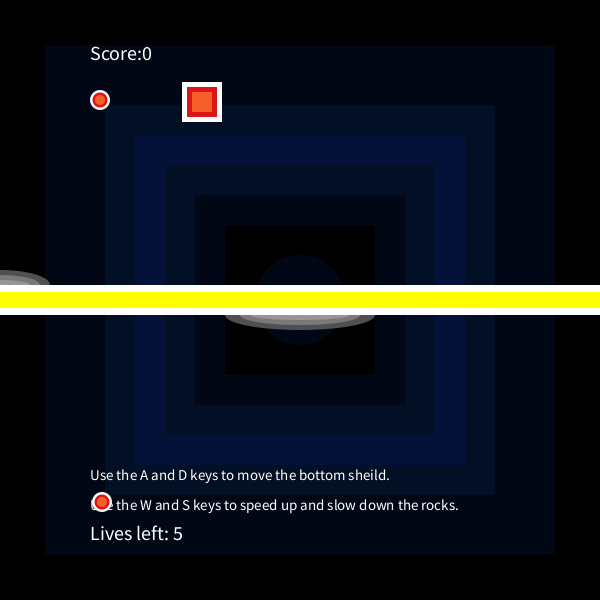
Frame 1 (no input)
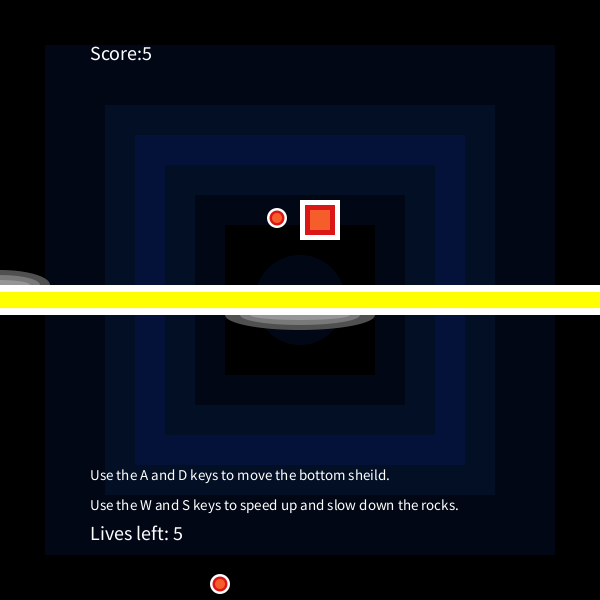
Frame 60 (the mouse pressed at the canvas centre just before this capture)
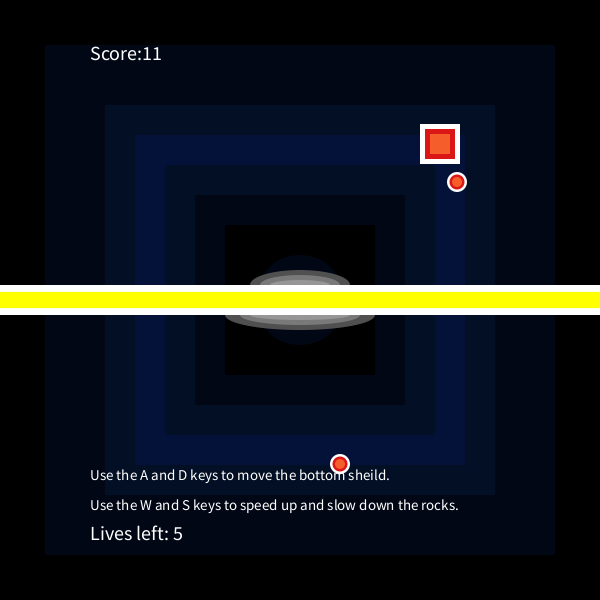
Frame 120 (the mouse held since frame 60 and released just before this capture)

The Processing sketch that drew these frames (run headless with seeded random() and noise(); from frame 60 on, the mouse is pressed at the canvas centre):

// Processing sketch: processing_114223
// ── processing_114223.pde

// Computing for the Arts with Processing Homework 7
// Copyright 2013 Stephanie Cheung and the whispering forest
// Protect the power lines! Move the gray sheilds to prevent the shapes from damaging the center rectangle. 
// Move the top sheild with your mouse and the bottom sheild with the "a" and "d" keys. You must click the window before attempting to move the bottom sheild.
// Speed up the projectiles to increase your score with the "w" key, or slow them down with the "s" key.
// Five collisions and it's game over! Good luck!


float x1,y1,sz1,dx1,dy1;
float x2,y2,sz2,dx2,dy2;
float x3,y3,sz3,dx3,dy3;
float d;
float score;
float dscore;
int lifecount;

void setup() {
  size(600,600);
  
  x1 = 100;
   y1 = 100;
   sz1 = 20;
   dx1 = 3;
   dy1 = 2;
 
   x2 = 200;
   y2 = 100;
   sz2 = 40;
   dx2 = 2;
   dy2 = 2;
 
   x3 = 100;
   y3 = 500;
   sz3 = 20;
   dx3 = 2;
   dy3 = 2;
   d = width*.5;
   
   score = 0;
   dscore = .1;
   lifecount = 5;
   
   rectMode(CENTER);
   

}

void draw() {
 prepscreen() ;
 fig1() ;
 moveFig1() ;
 
 moveFig2() ;
 fig2() ;
 
 moveFig3() ;
 fig3() ;
 
 sheild1();
 
 sheild2();
 
 keepScore();
 gameover() ;
}

void prepscreen() {
 background(0);
 noStroke();
 fill(2,7,21);
 rect(width*.5,height*.5, width*.85,height*.85);
 fill(3,15,36);
 rect(width*.5,height*.5, width*.65,height*.65);
  fill(4,18,57);
 rect(width*.5,height*.5, width*.55,height*.55);
 fill(3,15,36);
 rect(width*.5,height*.5, width*.45,height*.45);
 fill(2,7,21);
 rect(width*.5,height*.5, width*.35,height*.35);
 fill(0);
 rect(width*.5,height*.5, width*.25,height*.25);
 fill(2,7,21);
 ellipse(width*.5,height*.5, width*.15,height*.15);
 
 fill(255);
 rect(width*.5,height*.5, width,height*.05); 
 fill(255,255,0);
 rect(width*.5,height*.5, width,height*.027);
 fill(0);
 //textSize(15);
 //text ( "Power Lines", width * .4, height*.51);
 fill(255);
 textSize(20);
 text ( "Lives left: " + lifecount, width*.15, height*.9);
 textSize(15);
 text ( "Use the A and D keys to move the bottom sheild.", width*.15, height*.8);
 text ( "Use the W and S keys to speed up and slow down the rocks.", width*.15, height*.85);
 textSize(20);
 text ( "Score:" + int(score) , width*.15, height*.1) ;
}



void sheild1() {
  fill(80);
  arc(mouseX, height*.475, 100,30,PI,2*PI);
  fill(121);
  arc(mouseX, height*.475, 80,20,PI,2*PI);
  fill(150);
  arc(mouseX, height*.475, 60,10,PI,2*PI);
}

void keepScore(){
 score = score + dscore; 
 if (dx1 == 0 || dy1 == 0 || dx2 == 0 || dy2 == 0 || dx3 == 0|| dy3 == 0) {
     dscore = 0; 
    }
}

void keyPressed() {
  if (key == 'd'){
    d += 10;
  }
  if (key == 'a') {
   d -= 10; 
  }
  if (key == 'w') {
    if (dx1 > 0) {
     dx1 += 1; 
    }
    if (dx1 < 0) { 
      dx1 -= 1;
    }
    if (dx1 == 0) {
     dx1 = 1; 
    }
   if (dy1 > 0) {
     dy1 += 1; 
      }
      if (dy1 < 0) { 
      dy1 -= 1;
      }
      if (dy1 == 0) {
     dy1 = 1; 
    }
    if (dx2 > 0) {
     dx2 += 1; 
    }
    if (dx2 < 0) { 
      dx2 -= 1;
    }
    if (dx2 == 0) {
     dx2 = 1; 
    }
    if (dy2 > 0) {
     dy2 += 1; 
    }
    if (dy2 < 0) { 
      dy2 -= 1;
    }
    if (dy2 == 0) {
     dy2 = 1; 
    }
    if (dx3 > 0) {
     dx3 += 1; 
    }
    if (dx3 < 0) { 
      dx3 -= 1;
    }
    if (dx3 == 0) {
     dx3 = 1; 
    }
    if (dy3 > 0) {
     dy3 += 1; 
    }
    if (dy3 < 0) { 
      dy3 -= 1;
    }
    if (dy3 == 0) {
     dy3 = 1; 
    }
  
     dscore += .1; 
  }
  if (key == 's') {
   if (dx1 > 0) {
     dx1 -= 1; 
    }
    if (dx1 < 0) { 
      dx1 += 1;
    }
   if (dy1 > 0) {
     dy1 -= 1; 
      }
      if (dy1 < 0) { 
      dy1 += 1;
      }
    if (dx2 > 0) {
     dx2 -= 1; 
    }
    if (dx2 < 0) { 
      dx2 += 1;
    }
    if (dy2 > 0) {
     dy2 -= 1; 
    }
    if (dy2 < 0) { 
      dy2 += 1;
    }
    if (dx3 > 0) {
     dx3 -= 1; 
    }
    if (dx3 < 0) { 
      dx3 += 1;
    }
    if (dy3 > 0) {
     dy3 -= 1; 
    }
    if (dy3 < 0) { 
      dy3 += 1;
    }
    
    dscore -= .05;
  }
}

void sheild2() {
  fill(80);
  arc(d, height*.525, 150,30,0,PI);
  fill(121);
  arc(d, height*.525, 120,20,0,PI);
  fill(150);
  arc(d, height*.525, 100,10,0,PI);
}

void moveFig1() {
 x1 += dx1;
  y1 += dy1;
 if (y1 > height || y1 < 0) {
  dy1 = -dy1;
 } 
 else if (height*.45 < y1 && y1 < height*.55) {
   dy1 = -dy1;
   fill (255,0,0);
   ellipse(x1,y1, 50,50);
   lifecount -= 1;

 }
 if (x1 > width || x1 < 0) {
  dx1 = -dx1; 
 }
 if ( dist(x1,y1, mouseX,height*.478) < 50 && y1 > (height*.5)-42){
  dy1 = -dy1; 

 }
}

void fig1() {
  fill(255);
  ellipse( x1,y1, sz1,sz1);
  fill(219,22,22);
  ellipse( x1,y1, sz1*.75,sz1*.75);
  fill(245,93,42);
  ellipse( x1, y1, sz1*.5, sz1*.5);
}

void moveFig2() {
 x2 += dx2;
  y2 += dy2;
 if (y2 > height) {
  y2 = 0;
 } 
 if (y2 < 0) {
  y2 = height; 
  x2 = width;
 }
 if (x2 > width) {
  x2 = 0; 
 }
 if (x2 < 0) {
  x2 = width; 
 }
 if (height*.45 < y2 && y2 < height*.5) {
  y2 = height *.6; 
  fill(255,0,0);
  ellipse(x2,y2, 100,100);
  lifecount -= 1;

 }
 if (y2 < height*.55 && y2 > height*.5) {
  y2 = height * .4 ;
  fill(255,0,0);
  ellipse(x2,y2, 100,100);
  lifecount -= 1;

 }
 if ( dist(x2,y2, d,height*.525) < 75 && y2 < (height*.5)+60 && y2 > (height*.5)){
  dy2 = -dy2; 

 }
 if ( dist(x2,y2, mouseX,height*.425) < 50 && y2 > (height*.5)-60){
  dy2 = -dy2; 

 }
}

void fig2() {
 fill(255);
  rect(x2,y2,sz2,sz2); 
  fill(219,22,22);
  rect( x2,y2, sz2*.75,sz2*.75);
  fill(245,93,42);
  rect( x2, y2, sz2*.5, sz2*.5);

}

void moveFig3() {
 x3 += dx3;
  y3 += dy3;
 if (y3 > height || y3 < 0) {
  dy3 = -dy3;
 } 
 else if (height*.45 < y3 && y3 < height*.55) {
   dy3 = -dy3;
   fill (255,0,0);
   ellipse(x3,y3, 50,50);
   lifecount -= 1;

 }
 if (x3 > width || x3 < 0) {
  dx3 = -dx3; 
 }
 if ( dist(x3,y3, d,height*.525) < 75 && y3 < (height*.5)+40){
  dy3 = -dy3; 
 }
}

void fig3() {
 fill(255);
  ellipse( x3,y3, sz3,sz3);
  fill(219,22,22);
  ellipse( x3,y3, sz3*.75,sz3*.75);
  fill(245,93,42);
  ellipse( x3, y3, sz3*.5, sz3*.5);
}

void gameover() {
 if (lifecount <= 0) {
   dscore = 0;
   fill(0);
  rect(width*.5, height*.5, width, height);
  fill(255);
  textSize(34);
  text("Game Over! :(" , width*.35, height*.5);
  text("Score: " + int(score), width*.28, height*.4);
  rect(width*.5, height*.7, 200,75);
  fill(0);
  text("Restart?" , width* .4, height*.72);
  if (mousePressed && mouseX < (width*.5+100) && mouseX > (width*.5 -100) && mouseY < (height*.7+37) && mouseY > (height*.7 -37)) {
   lifecount = 5; 
   score = 0;
   dscore = .1;
   x1 = 100;
   y1 = 100;
   sz1 = 20;
   dx1 = 3;
   dy1 = 2;
 
   x2 = 200;
   y2 = 100;
   sz2 = 40;
   dx2 = 2;
   dy2 = 2;
 
   x3 = 100;
   y3 = 500;
   sz3 = 20;
   dx3 = 2;
   dy3 = 2;
   d = width*.5;
  }
 } 
}
